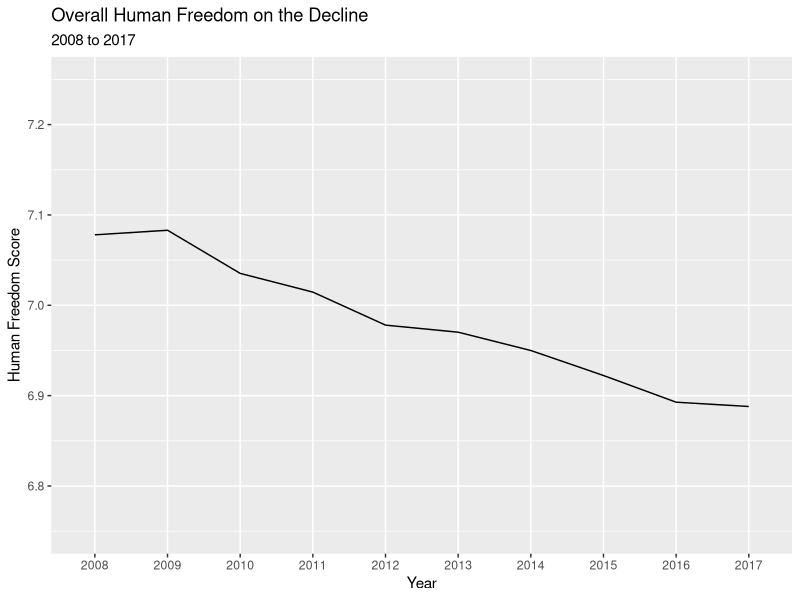
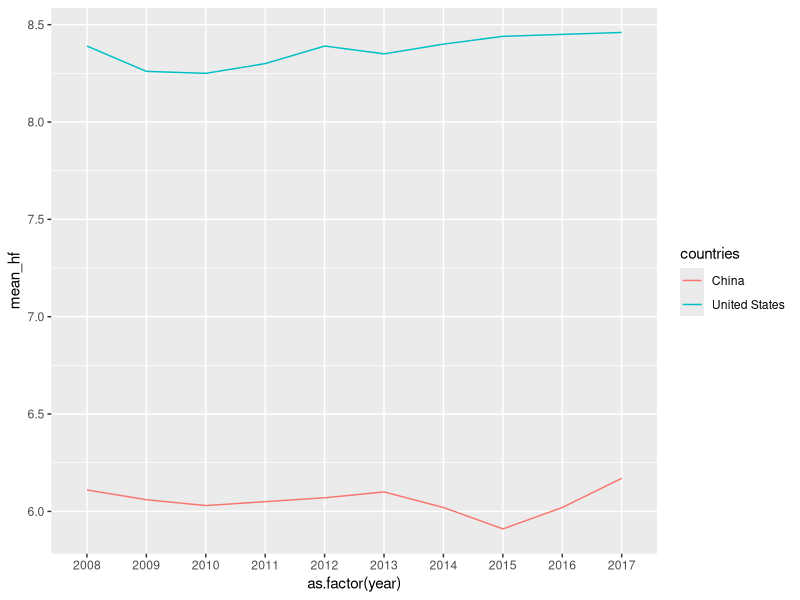
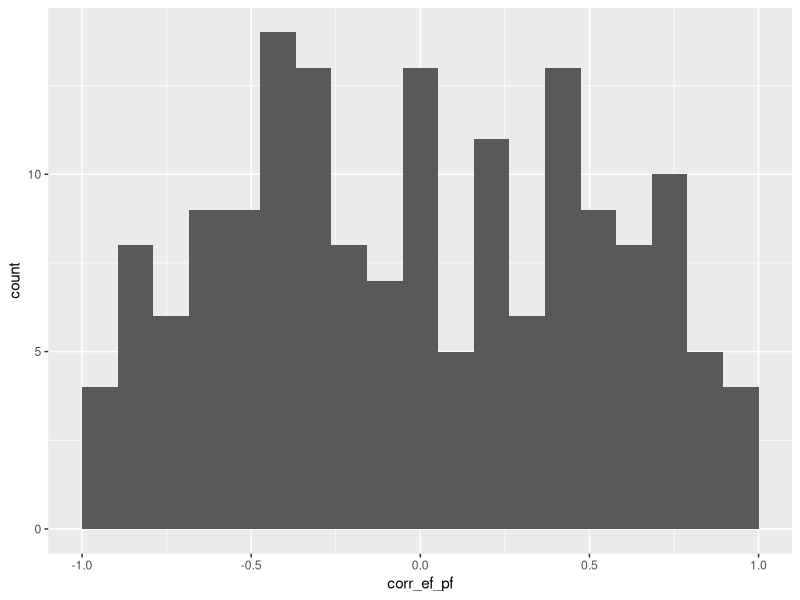
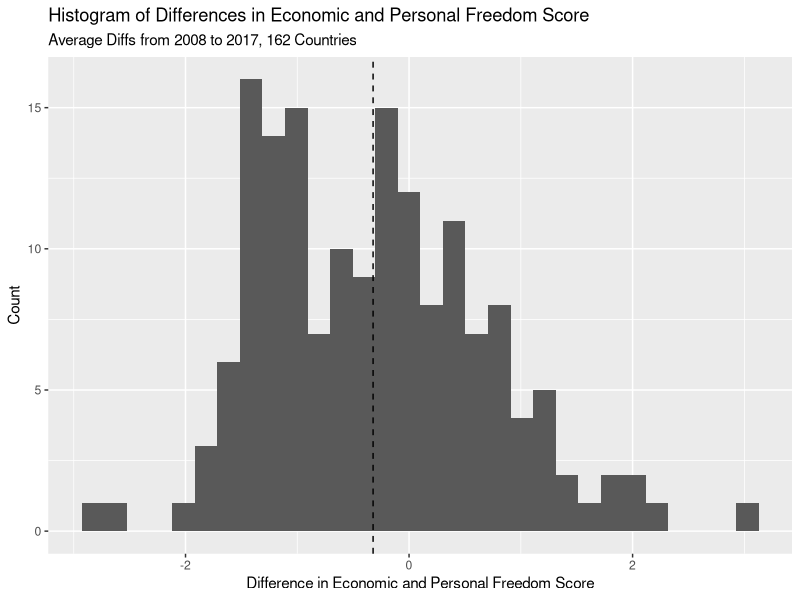
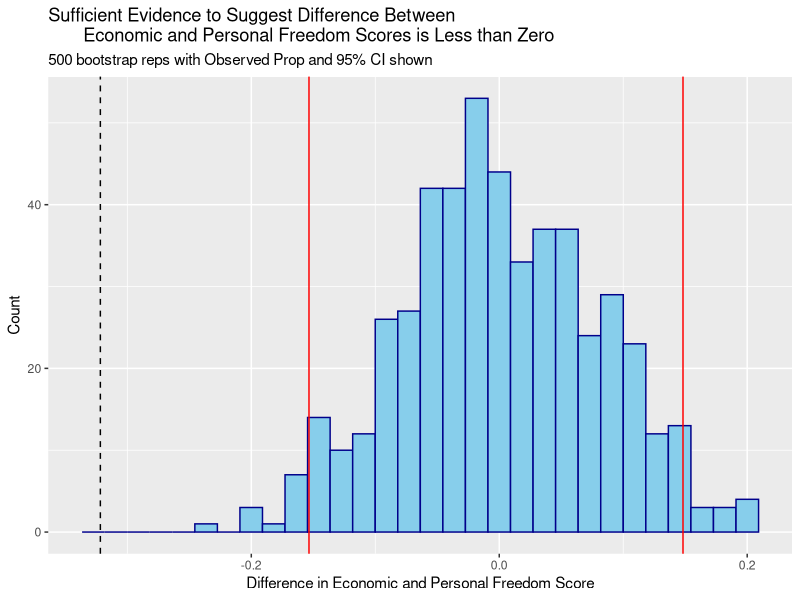

R code for these plots, in order:
## ---- chunk 1
library(tidyverse)
hfi <- read_csv("data/hfi_cc_2019.csv") 
## ---- chunk 2
glimpse(hfi)
## ---- chunk 3
hfscore_by_year <- hfi %>% 
  filter(hf_score != "-") %>% 
  group_by(year) %>% 
  summarize(mean_hf = mean(as.numeric(hf_score)))

ggplot(data = hfscore_by_year, 
       aes(x = as.factor(year), y = mean_hf, group = 1)) +
  geom_line(stat = "identity") +
  ylim(6.75, 7.25) + 
  labs(x = "Year", y = "Human Freedom Score", 
       title = "Overall Human Freedom on the Decline",
       subtitle = "2008 to 2017")
## ---- chunk 4
hfscore_china_us <- hfi %>% 
  filter(hf_score != "-" & 
           (countries == "China" | countries == "United States")) %>% 
  group_by(year, countries) %>% 
  summarize(mean_hf = mean(as.numeric(hf_score)))

ggplot(data = hfscore_china_us, 
       aes(x = as.factor(year), y = mean_hf, group = countries, color = countries)) +
  geom_line(stat = "identity")
## ---- chunk 5
hfi %>% 
  filter(hf_rank != "-") %>% 
  group_by(countries) %>% 
  mutate(avg_rank = mean(as.numeric(hf_rank))) %>% 
  distinct(countries, avg_rank) %>% 
  arrange(desc(avg_rank)) %>% 
  summarize(countries, avg_rank)
## ---- chunk 6
hfi %>% 
  filter(pf_score != "-" & ef_score != "-") %>% 
  summarize(cor = cor(as.numeric(ef_score), as.numeric(pf_score)))

corr_efpf <- hfi %>% 
  filter(pf_score != "-" & ef_score != "-") %>% 
  group_by(countries) %>% 
  mutate(corr_ef_pf = cor(as.numeric(ef_score), as.numeric(pf_score))) %>% 
  distinct(countries, corr_ef_pf) %>% 
  summarize(countries, corr_ef_pf)

ggplot(data = corr_efpf, aes(x = corr_ef_pf)) +
  geom_histogram(bins = 20)
## ---- chunk 7
clean_hfi <- hfi %>% 
  filter(pf_score != "-" & ef_score != "-") %>% 
  group_by(countries) %>% 
  mutate(mean_pf = mean(as.numeric(pf_score)),
         mean_ef = mean(as.numeric(ef_score))) %>% 
  mutate(diff_ef_pf = mean_ef - mean_pf) %>% 
  slice(1) %>% 
  summarize(countries, mean_ef, mean_pf, diff_ef_pf)

mean_diff <- clean_hfi %>% 
  summarize(mean_diff = mean(diff_ef_pf))

ggplot(data = clean_hfi, aes(x = diff_ef_pf)) +
  geom_histogram(bins = 30) +
  geom_vline(linetype = "dashed", xintercept = c(mean_diff$mean_diff)) +
  labs(x = "Difference in Economic and Personal Freedom Score", 
       y = "Count", 
       title = "Histogram of Differences in Economic and Personal Freedom Score",
       subtitle = "Average Diffs from 2008 to 2017, 162 Countries")
## ---- chunk 8
set.seed(10)
n_sims <- 500
boot_dist = numeric(n_sims) 
for(i in 1:n_sims){ 
  indices <- sample(1:nrow(clean_hfi), replace = T)
  boot_mean <- clean_hfi %>% 
    slice(indices) %>%                    
    summarize(boot_mean = mean(diff_ef_pf)) %>% 
    pull()                                
  boot_dist[i] <- boot_mean 
}

boot_means = tibble(boot_dist)
mu_0 <- 0
offset <- boot_means %>% 
  summarize(mu_0 - mean(boot_dist)) %>%
  pull()
boot_means <- boot_means %>%
  mutate(shifted_means = boot_dist + offset)
boot_1 <- boot_means%>%
  summarize(lower = quantile(shifted_means, 0.025), 
            upper = quantile(shifted_means, 0.975))
boot_1
## ---- chunk 9
obs_mean <- clean_hfi %>% 
  summarize(mean(diff_ef_pf)) %>% 
  pull()
obs_mean
## ---- chunk 10
obs_diff <- mu_0 - obs_mean
boot_means %>% 
  mutate(extreme = ifelse(shifted_means <= mu_0 - obs_diff |
                          shifted_means >= mu_0 + obs_diff, 1, 0)) %>% 
  summarize(p_val = mean(extreme))
## ---- chunk 11
ggplot(data = boot_means, aes(x = shifted_means)) +
  geom_histogram(color = "darkblue", fill = "skyblue") + 
  labs(x = "Difference in Economic and Personal Freedom Score", y = "Count", 
       title = "Sufficient Evidence to Suggest Difference Between 
       Economic and Personal Freedom Scores is Less than Zero",
       subtitle = "500 bootstrap reps with Observed Prop and 95% CI shown") +
  geom_vline(xintercept = c(boot_1$lower, boot_1$upper),
             color = "red") +
  geom_vline(linetype = "dashed", xintercept = c(mean_diff$mean_diff))
